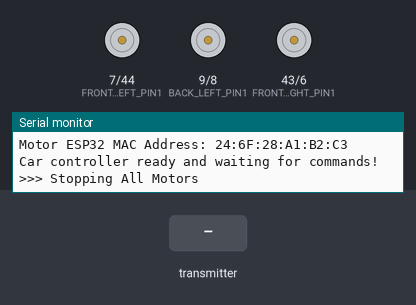
The sketch below on a simulated ESP32. Shown: motor-driver pin pairs drawn as motors (green arrow = first pin HIGH = forward, orange = second pin HIGH = backward, longer = more drive), the last lines printed to the serial monitor. The inputs (shaded band) are chosen by the test bench.

Above: at 1.2 s.
1.3 s: the transmitter starts sending command = FORWARD
At 1.9 s:
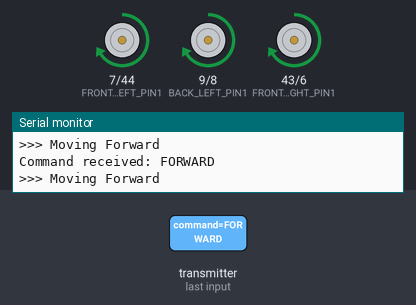
2.8 s: the transmitter starts sending command = BACKWARD
At 3.1 s:
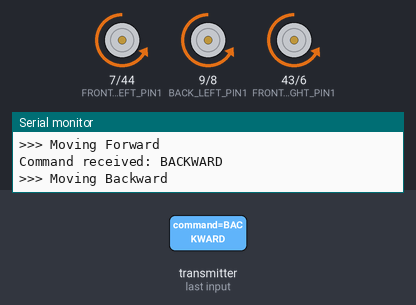
4.3 s: the transmitter starts sending command = LEFT
At 5.4 s:
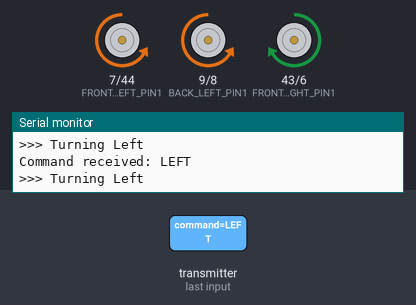
5.8 s: the transmitter starts sending command = RIGHT
At 6.5 s:
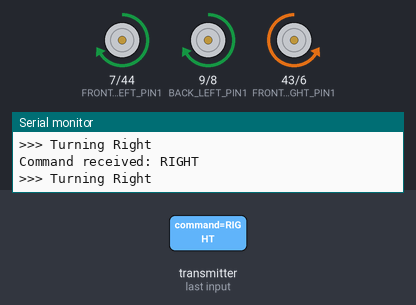
Timing chart, 0 to 8.3 s (numbered marks = the images above; inputs shaded):
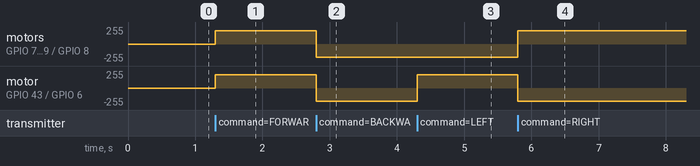

Measured:
- after the input at 1.3 s, motor on GPIO 7 (FRONT_LEFT_PIN1) / GPIO 44 (FRONT_LEFT_PIN2), motor on GPIO 9 (BACK_LEFT_PIN1) / GPIO 8 (BACK_LEFT_PIN2), motor on GPIO 43 (FRONT_RIGHT_PIN1) / GPIO 6 (FRONT_RIGHT_PIN2): stopped → forward 199/255 at once
- after the input at 2.8 s, motor on GPIO 7 (FRONT_LEFT_PIN1) / GPIO 44 (FRONT_LEFT_PIN2), motor on GPIO 9 (BACK_LEFT_PIN1) / GPIO 8 (BACK_LEFT_PIN2), motor on GPIO 43 (FRONT_RIGHT_PIN1) / GPIO 6 (FRONT_RIGHT_PIN2): forward 199/255 → backward 199/255 at once
- after the input at 4.3 s, motor on GPIO 43 (FRONT_RIGHT_PIN1) / GPIO 6 (FRONT_RIGHT_PIN2): backward 199/255 → forward 199/255 at once
- after the input at 5.8 s, motor on GPIO 7 (FRONT_LEFT_PIN1) / GPIO 44 (FRONT_LEFT_PIN2), motor on GPIO 9 (BACK_LEFT_PIN1) / GPIO 8 (BACK_LEFT_PIN2): backward 199/255 → forward 199/255 at once; motor on GPIO 43 (FRONT_RIGHT_PIN1) / GPIO 6 (FRONT_RIGHT_PIN2): forward 199/255 → backward 199/255 at once

The sketch:

motor_code.ino
```cpp
/*
 * ESP32 (Motor) - Connected to Motors
 * Receives commands from ESP32 (Computer) by ESP-NOW to control motors
 */

#include <esp_now.h>
#include <WiFi.h>

// L298N Driver 1 - Controls Left Side Motors
const int FRONT_LEFT_PIN1 = D8;
const int FRONT_LEFT_PIN2 = D7;

const int BACK_LEFT_PIN1 = D10;
const int BACK_LEFT_PIN2 = D9;

// L298N Driver 2 - Controls Right Side Motors
const int FRONT_RIGHT_PIN1 = D6;
const int FRONT_RIGHT_PIN2 = D5;

const int BACK_RIGHT_PIN1 = D6;
const int BACK_RIGHT_PIN2 = D5;

// Motor speed settings (0-255)
const int FULL_SPEED = 200;       // Maximum speed for forward/backward
const int TURN_OUTER_SPEED = 200; // Outer wheels during turn - full speed
const int TURN_INNER_SPEED = 200; // Inner wheels during turn - used to be slower

// Structure to receive data (matches sender)
typedef struct struct_message {
  char command[20];
} struct_message;

struct_message incomingData;

// Callback function executed when ESP-NOW data is received
void OnDataRecv(const esp_now_recv_info *recv_info, const uint8_t *incomingDataPtr, int len) {
  memcpy(&incomingData, incomingDataPtr, sizeof(incomingData));

  Serial.print("Command received: ");
  Serial.println(incomingData.command);

  String command = String(incomingData.command);

  // Execute the appropriate motor command
  if (command == "FORWARD") {
    moveForward();
  } else if (command == "BACKWARD") {
    moveBackward();
  } else if (command == "LEFT") {
    turnLeft();
  } else if (command == "RIGHT") {
    turnRight();
  } else if (command == "STOP") {
    stopMotors();
  }
}

void setup() {
  Serial.begin(115200);

  // Set motors as output
  pinMode(FRONT_LEFT_PIN1, OUTPUT);
  pinMode(FRONT_LEFT_PIN2, OUTPUT);
  pinMode(BACK_LEFT_PIN1, OUTPUT);
  pinMode(BACK_LEFT_PIN2, OUTPUT);
  pinMode(FRONT_RIGHT_PIN1, OUTPUT);
  pinMode(FRONT_RIGHT_PIN2, OUTPUT);
  //pinMode(BACK_RIGHT_PIN1, OUTPUT);
  //pinMode(BACK_RIGHT_PIN2, OUTPUT);

  // Configure LEDC PWM channels
  ledcAttach(FRONT_LEFT_PIN1, 5000, 8);
  ledcAttach(FRONT_LEFT_PIN2, 5000, 8);
  ledcAttach(BACK_LEFT_PIN1, 5000, 8);
  ledcAttach(BACK_LEFT_PIN2, 5000, 8);
  ledcAttach(FRONT_RIGHT_PIN1, 5000, 8);
  ledcAttach(FRONT_RIGHT_PIN2, 5000, 8);
  //ledcAttach(BACK_RIGHT_PIN1, 5000, 8);
  //ledcAttach(BACK_RIGHT_PIN2, 5000, 8);

  // Set device as a Wifi station
  WiFi.mode(WIFI_STA);

  // Print MAC address for reference
  Serial.print("Motor ESP32 MAC Address: ");
  Serial.println(WiFi.macAddress());

  // Initialize ESP-NOW
  if (esp_now_init() != ESP_OK) {
    Serial.println("Error initializing ESP-NOW");
    return;
  }

  // Register receive callback function
  esp_now_register_recv_cb(OnDataRecv);

  Serial.println("Car controller ready and waiting for commands!");
  stopMotors(); // Start with all motors stopped
}

void loop() {
  // Nothing needed here. ESP-NOW handles all commands.
}

// ====== MOTOR CONTROL FUNCTIONS ======

// Sets a motors speed/direction.
void setMotor(int pin1, int pin2, int speed, bool forward) {
  if (forward) {
    ledcWrite(pin1, speed);  // PWM on forward pin
    ledcWrite(pin2, 0);      // Backward pin off
  } else {
    ledcWrite(pin1, 0);      // Forward pin off
    ledcWrite(pin2, speed);  // PWM on backward pin
  }
}

// Move all wheels forward at full speed
void moveForward() {
  Serial.println(">>> Moving Forward");
  setMotor(FRONT_LEFT_PIN1, FRONT_LEFT_PIN2, FULL_SPEED, true);
  setMotor(BACK_LEFT_PIN1, BACK_LEFT_PIN2, FULL_SPEED, true);
  setMotor(FRONT_RIGHT_PIN1, FRONT_RIGHT_PIN2, FULL_SPEED, true);
  setMotor(BACK_RIGHT_PIN1, BACK_RIGHT_PIN2, FULL_SPEED, true);
}

// Move all wheels backward at full speed
void moveBackward() {
  Serial.println(">>> Moving Backward");
  setMotor(FRONT_LEFT_PIN1, FRONT_LEFT_PIN2, FULL_SPEED, false);
  setMotor(BACK_LEFT_PIN1, BACK_LEFT_PIN2, FULL_SPEED, false);
  setMotor(FRONT_RIGHT_PIN1, FRONT_RIGHT_PIN2, FULL_SPEED, false);
  setMotor(BACK_RIGHT_PIN1, BACK_RIGHT_PIN2, FULL_SPEED, false);
}

// Turn left - all wheels move forward, left side slower than right side
void turnLeft() {
  Serial.println(">>> Turning Left");
  setMotor(FRONT_LEFT_PIN1, FRONT_LEFT_PIN2, TURN_INNER_SPEED, false);
  setMotor(BACK_LEFT_PIN1, BACK_LEFT_PIN2, TURN_INNER_SPEED, false);
  setMotor(FRONT_RIGHT_PIN1, FRONT_RIGHT_PIN2, TURN_OUTER_SPEED, true);
  setMotor(BACK_RIGHT_PIN1, BACK_RIGHT_PIN2, TURN_OUTER_SPEED, true);
}

// Turn right - all wheels move forward, right side slower than left side
void turnRight() {
  Serial.println(">>> Turning Right");
  setMotor(FRONT_LEFT_PIN1, FRONT_LEFT_PIN2, TURN_OUTER_SPEED, true);
  setMotor(BACK_LEFT_PIN1, BACK_LEFT_PIN2, TURN_OUTER_SPEED, true);
  setMotor(FRONT_RIGHT_PIN1, FRONT_RIGHT_PIN2, TURN_INNER_SPEED, false);
  setMotor(BACK_RIGHT_PIN1, BACK_RIGHT_PIN2, TURN_INNER_SPEED, false);
}

// Stop all motors immediately
void stopMotors() {
  Serial.println(">>> Stopping All Motors");
  // Set all pins to 0
  ledcWrite(FRONT_LEFT_PIN1, 0);
  ledcWrite(FRONT_LEFT_PIN2, 0);
  ledcWrite(BACK_LEFT_PIN1, 0);
  ledcWrite(BACK_LEFT_PIN2, 0);
  ledcWrite(FRONT_RIGHT_PIN1, 0);
  ledcWrite(FRONT_RIGHT_PIN2, 0);
  ledcWrite(BACK_RIGHT_PIN1, 0);
  ledcWrite(BACK_RIGHT_PIN2, 0);
}
```
